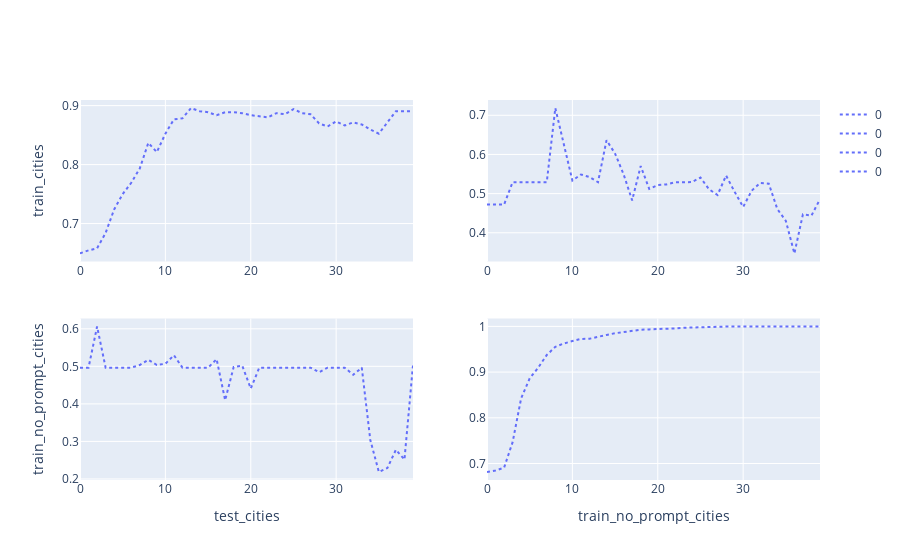

The notebook cell this image was saved under:
### Code cell
modelact_test = ModelActsLargeSimple()
modelact_test.load_cache_acts(test_cache, labels=test_labels, act_type="resid_post", seq_pos=-1)

from utils.analytics_utils import plot_transfer_acc_subplots
_, fig = plot_transfer_acc_subplots({"train_cities": short_modelact, "train_no_prompt_cities": no_modelact}, {"test_cities": modelact_test, "train_no_prompt_cities": no_modelact}, act_type="resid_post", n_layers=40)
fig.show()

### Figure 1 — Plotly figure (JSON) as saved in the notebook; plotly's stock layout.template omitted (floating-point values rounded to 4 significant figures)
{"data": [{"hovertemplate": "variable=0<br>index=%{x}<br>value=%{y}<extra></extra>", "legendgroup": "0", "line": {"color": "#636efa", "dash": "dot"}, "marker": {"color": "blue", "size": 3, "symbol": "circle"}, "mode": "lines", "name": "0", "orientation": "v", "showlegend": true, "type": "scatter", "x": [0, 1, 2, 3, 4, 5, 6, 7, 8, 9, 10, 11, 12, 13, 14, 15, 16, 17, 18, 19, 20, 21, 22, 23, 24, 25, 26, 27, 28, 29, 30, 31, 32, 33, 34, 35, 36, 37, 38, 39], "xaxis": "x", "y": [0.6493, 0.6545, 0.658, 0.684, 0.724, 0.75, 0.7691, 0.7934, 0.8368, 0.8212, 0.8524, 0.8767, 0.8785, 0.8958, 0.8906, 0.8889, 0.8837, 0.8889, 0.8889, 0.8872, 0.8837, 0.8819, 0.8802, 0.8872, 0.8854, 0.8941, 0.8872, 0.8854, 0.8698, 0.8646, 0.8733, 0.8663, 0.8715, 0.8681, 0.8594, 0.8524, 0.8715, 0.8906, 0.8906, 0.8906], "yaxis": "y"}, {"hovertemplate": "variable=0<br>index=%{x}<br>value=%{y}<extra></extra>", "legendgroup": "0", "line": {"color": "#636efa", "dash": "dot"}, "marker": {"color": "blue", "size": 3, "symbol": "circle"}, "mode": "lines", "name": "0", "orientation": "v", "showlegend": true, "type": "scatter", "x": [0, 1, 2, 3, 4, 5, 6, 7, 8, 9, 10, 11, 12, 13, 14, 15, 16, 17, 18, 19, 20, 21, 22, 23, 24, 25, 26, 27, 28, 29, 30, 31, 32, 33, 34, 35, 36, 37, 38, 39], "xaxis": "x2", "y": [0.4724, 0.4719, 0.4719, 0.5291, 0.5291, 0.5291, 0.5291, 0.5291, 0.7184, 0.6237, 0.5331, 0.5489, 0.5424, 0.5291, 0.6363, 0.6021, 0.5493, 0.4827, 0.5704, 0.512, 0.5217, 0.5236, 0.5287, 0.5291, 0.5294, 0.5411, 0.5111, 0.4964, 0.5461, 0.5046, 0.4659, 0.5074, 0.5271, 0.5254, 0.4607, 0.4303, 0.3473, 0.4471, 0.4439, 0.4859], "yaxis": "y2"}, {"hovertemplate": "variable=0<br>index=%{x}<br>value=%{y}<extra></extra>", "legendgroup": "0", "line": {"color": "#636efa", "dash": "dot"}, "marker": {"color": "blue", "size": 3, "symbol": "circle"}, "mode": "lines", "name": "0", "orientation": "v", "showlegend": true, "type": "scatter", "x": [0, 1, 2, 3, 4, 5, 6, 7, 8, 9, 10, 11, 12, 13, 14, 15, 16, 17, 18, 19, 20, 21, 22, 23, 24, 25, 26, 27, 28, 29, 30, 31, 32, 33, 34, 35, 36, 37, 38, 39], "xaxis": "x3", "y": [0.4965, 0.4965, 0.6059, 0.4965, 0.4965, 0.4965, 0.4965, 0.5035, 0.5174, 0.5035, 0.5069, 0.5295, 0.4965, 0.4965, 0.4965, 0.4965, 0.5191, 0.4097, 0.4983, 0.5017, 0.441, 0.4965, 0.4965, 0.4965, 0.4965, 0.4965, 0.4965, 0.4965, 0.4844, 0.4965, 0.4965, 0.4965, 0.4774, 0.4965, 0.3038, 0.2188, 0.2292, 0.2778, 0.2517, 0.5035], "yaxis": "y3"}, {"hovertemplate": "variable=0<br>index=%{x}<br>value=%{y}<extra></extra>", "legendgroup": "0", "line": {"color": "#636efa", "dash": "dot"}, "marker": {"color": "blue", "size": 3, "symbol": "circle"}, "mode": "lines", "name": "0", "orientation": "v", "showlegend": true, "type": "scatter", "x": [0, 1, 2, 3, 4, 5, 6, 7, 8, 9, 10, 11, 12, 13, 14, 15, 16, 17, 18, 19, 20, 21, 22, 23, 24, 25, 26, 27, 28, 29, 30, 31, 32, 33, 34, 35, 36, 37, 38, 39], "xaxis": "x4", "y": [0.6816, 0.6847, 0.6909, 0.7467, 0.8427, 0.8863, 0.9097, 0.9374, 0.9553, 0.9626, 0.9679, 0.9726, 0.9729, 0.9777, 0.9813, 0.985, 0.9874, 0.9899, 0.9927, 0.9934, 0.9939, 0.9943, 0.9956, 0.997, 0.9971, 0.9977, 0.9986, 0.9991, 0.9996, 0.9996, 0.9996, 0.9996, 0.9996, 0.9996, 0.9996, 0.9996, 0.9996, 0.9996, 0.9996, 0.9996], "yaxis": "y4"}], "layout": {"xaxis": {"anchor": "y", "domain": [0, 0.45]}, "xaxis2": {"anchor": "y2", "domain": [0.55, 1]}, "xaxis3": {"anchor": "y3", "domain": [0, 0.45], "title": {"text": "test_cities"}}, "xaxis4": {"anchor": "y4", "domain": [0.55, 1], "title": {"text": "train_no_prompt_cities"}}, "yaxis": {"anchor": "x", "domain": [0.575, 1], "title": {"text": "train_cities"}}, "yaxis2": {"anchor": "x2", "domain": [0.575, 1]}, "yaxis3": {"anchor": "x3", "domain": [0, 0.425], "title": {"text": "train_no_prompt_cities"}}, "yaxis4": {"anchor": "x4", "domain": [0, 0.425]}}}
